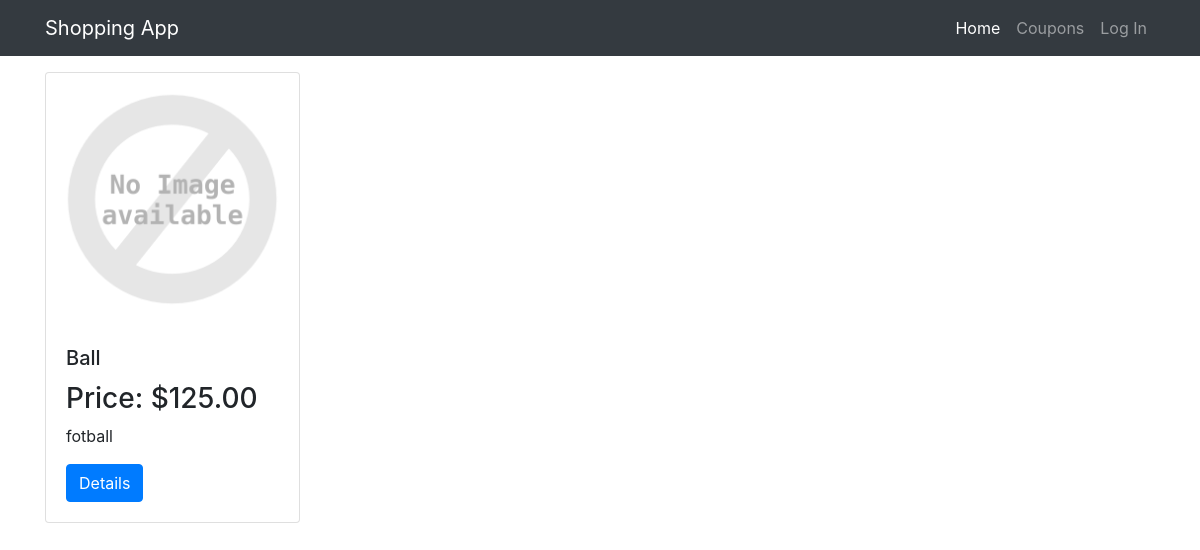
Before: / with the older database file.
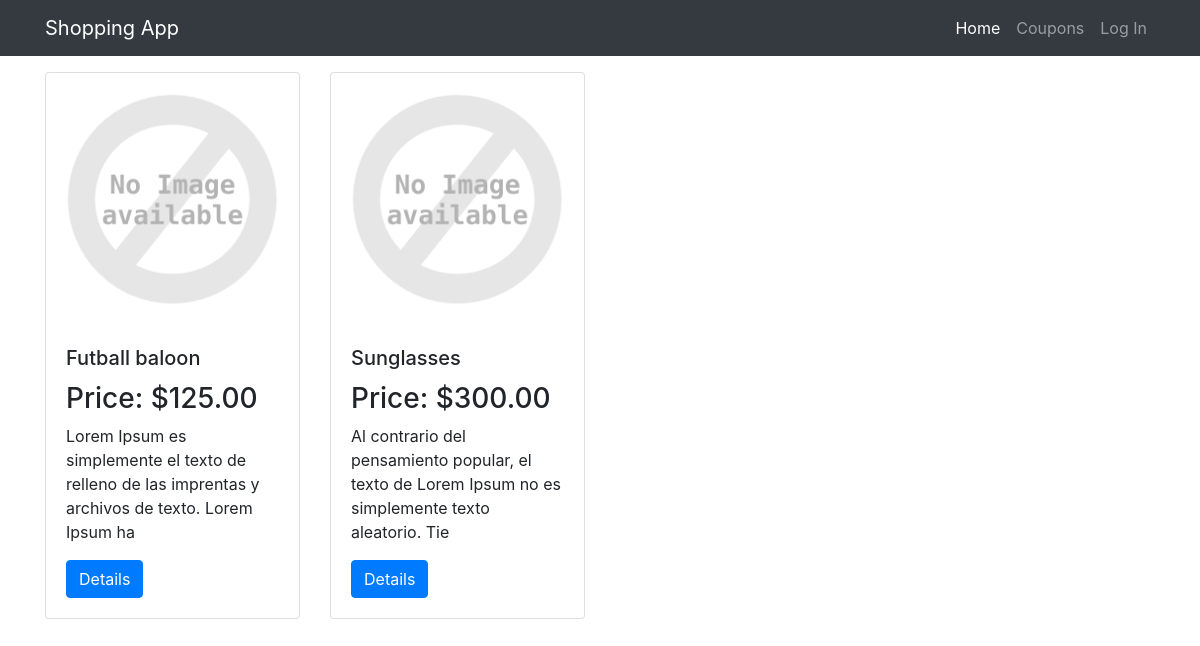
After: the same page with the newer database file.
### articles/models.py (models this page shows, shortened)
class Article(models.Model):
    name = models.CharField(max_length=255)
    description = models.TextField()
    price = models.DecimalField(max_digits=10, decimal_places=2)
    created = models.DateTimeField(auto_now_add=True)
    updated = models.DateTimeField(auto_now=True)
    def __str__(self):
        return self.name

### articles/views.py (the view)
# urls.py: path('', views.ListArticleView.as_view(), name='article_list'),
class ListArticleView(ListView):
    model = Article
    template_name = 'article/list.html'

### articles/templates/article/list.html (shortened to what this page needs)
{% extends "base.html" %}
{% load static %}
{% load i18n %}
{% block content %}
<div class="row">
    {% for article in object_list %}
    <div class="col-sm-3">
        <div class="card">
            <img class="card-img-top" src="{% static 'images/nia.png' %}" alt="Card image cap">
            <div class="card-body">
                <h5 class="card-title">{{ article }}</h5>
                <h3>Price: ${{ article.price }}</h3>
                <p class="card-text">{{ article.description|slice:":100" }}</p>
                <a href="{% url 'article_details' article.id %}" class="btn btn-primary">Details</a>
            </div>
        </div>
    </div>
    {% endfor %}
</div>
{% endblock %}

Changed rows visible on the page:
changed Article: name "Ball" → "Futball baloon"; description "fotball" → "Lorem Ipsum es simplemente el texto de relleno de las imprentas y archivos de texto. Lorem Ipsum ha"
added Article: name "Sunglasses", price "300.00", description "Al contrario del pensamiento popular, el texto de Lorem Ipsum no es simplemente texto aleatorio. Tie"
